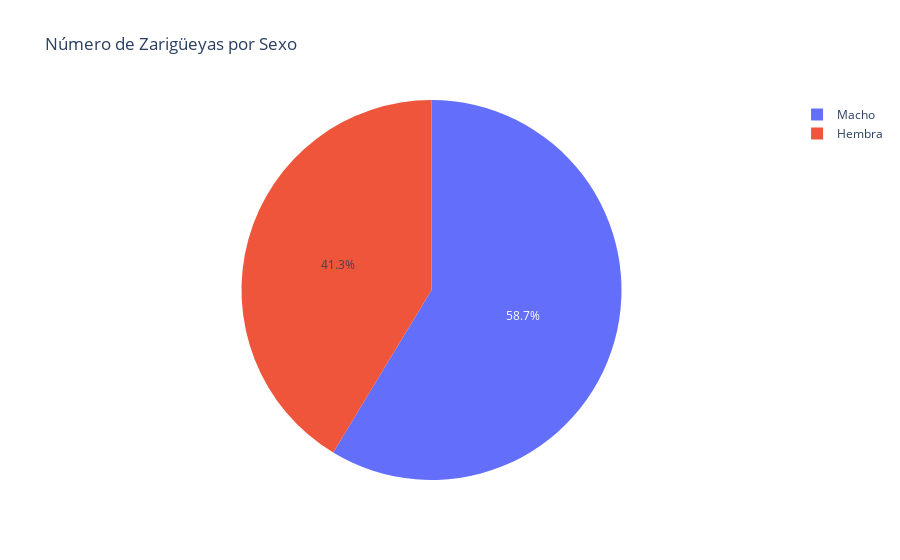

The notebook cell saved with this chart:
### Code cell
px.pie(datos_grafica
            ,values='count'
            ,names='sex'
            ,title="Número de Zarigüeyas por Sexo"
            ,labels={
                         'sex':'Sexo'
                        ,'count':'Cantidad'
                    }
            )

### Figure 1 — Plotly figure (JSON) as saved in the notebook; plotly's stock layout.template omitted (floating-point values rounded to 4 significant figures)
{"data": [{"domain": {"x": [0, 1], "y": [0, 1]}, "hovertemplate": "Sexo=%{label}<br>Cantidad=%{value}<extra></extra>", "labels": ["Hembra", "Macho"], "legendgroup": "", "name": "", "showlegend": true, "type": "pie", "values": [43, 61]}], "layout": {"legend": {"tracegroupgap": 0}, "title": {"text": "Número de Zarigüeyas por Sexo"}}}
